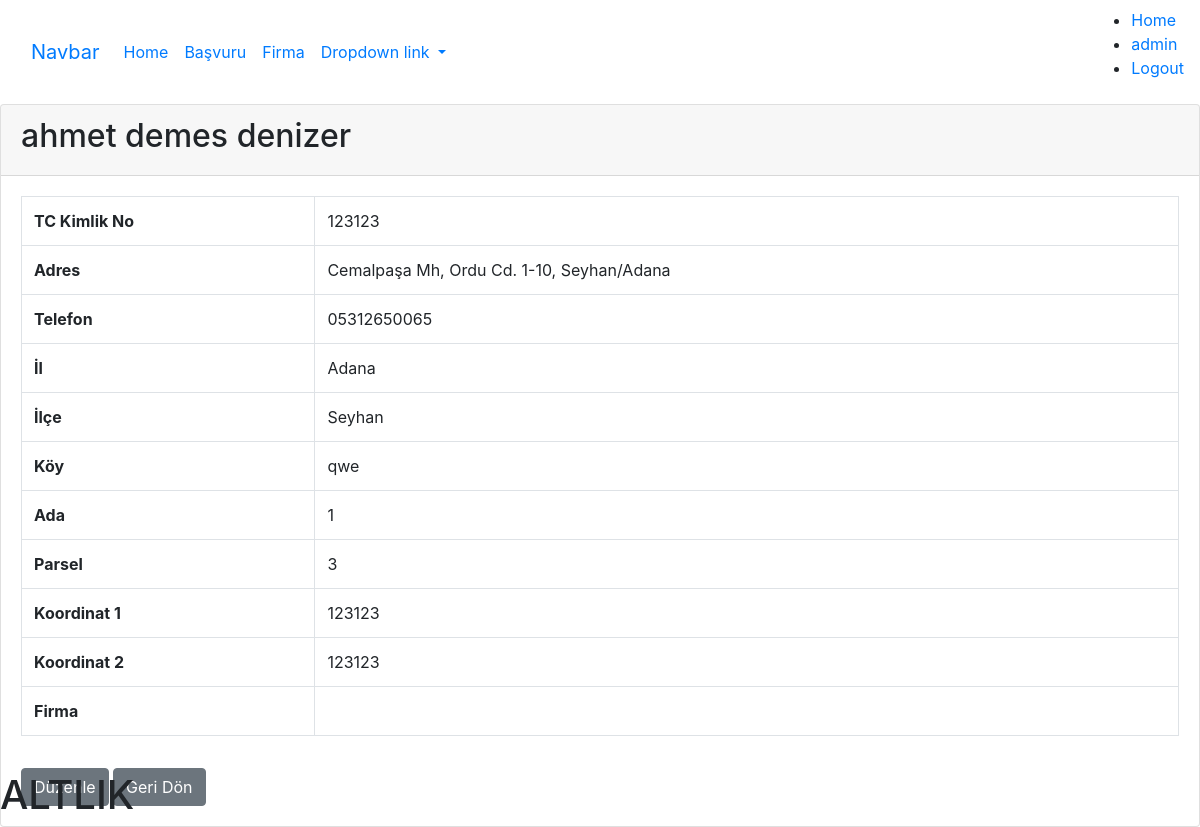
Page /sahis/1/ (signed in) on the committed database.
### users/models.py (models this page shows)
class CustomUser(AbstractUser):
    objects = CustomUserManager()
    is_premium = models.BooleanField(default=False)

### sahis/models.py (models this page shows, shortened)
class Sahis(models.Model):
    tc_kimlik_no = models.CharField(max_length=11, unique=True)
    adres = models.CharField(max_length=255)
    isim = models.CharField(max_length=100)
    telefon = models.CharField(max_length=15)
    il = models.CharField(max_length=50)
    ilce = models.CharField(max_length=50)
    koy = models.CharField(max_length=50)
    ada = models.CharField(max_length=50)
    parsel = models.CharField(max_length=50)
    koordinat1 = models.CharField(max_length=50)
    koordinat2 = models.CharField(max_length=50)
    firma=models.ForeignKey(Firma, null=True,blank=True,on_delete=models.SET_NULL)
    user = models.ForeignKey(CustomUser, on_delete=models.CASCADE,null=True,blank=True,)

### sahis/views.py (the view)
# urls.py: path('<int:pk>/', sahis_detail, name='sahis_detail'),
@login_required
def sahis_detail(request, pk):
    sahis = get_object_or_404(Sahis, pk=pk)
    return render(request, 'sahis/sahis_detail.html', {'sahis': sahis})

### wells_map/templates/sahis/sahis_detail.html
{% extends 'base.html'%}
{% block body %}
<div class="card">
    <div class="card-header">
        <h2>{{ sahis.isim }}</h2>
    </div>
    <div class="card-body">
        <table class="table table-bordered">
            <tr>
                <th>TC Kimlik No</th>
                <td>{{ sahis.tc_kimlik_no }}</td>
            </tr>
            <tr>
                <th>Adres</th>
                <td>{{ sahis.adres }}</td>
            </tr>
            <tr>
                <th>Telefon</th>
                <td>{{ sahis.telefon }}</td>
            </tr>
            <tr>
                <th>İl</th>
                <td>{{ sahis.il }}</td>
            </tr>
            <tr>
                <th>İlçe</th>
                <td>{{ sahis.ilce }}</td>
            </tr>
            <tr>
                <th>Köy</th>
                <td>{{ sahis.koy }}</td>
            </tr>
            <tr>
                <th>Ada</th>
                <td>{{ sahis.ada }}</td>
            </tr>
            <tr>
                <th>Parsel</th>
                <td>{{ sahis.parsel }}</td>
            </tr>
            <tr>
                <th>Koordinat 1</th>
                <td>{{ sahis.koordinat1 }}</td>
            </tr>
            <tr>
                <th>Koordinat 2</th>
                <td>{{ sahis.koordinat2 }}</td>
            </tr>
            <tr>
                <th>Firma</th>
                <td>{{ sahis.firma.isim }}</td>
            </tr>
        </table>
        <a href="{% url 'sahis_update' sahis.pk %}" class="btn btn-secondary mt-3">Düzenle</a>
        <a href="{% url 'sahis_list' %}" class="btn btn-secondary mt-3">Geri Dön</a>
    </div>
</div>
{% endblock %}

### wells_map/templates/base.html (shortened to what this page needs)
{% load static %}
<!DOCTYPE html>
<html lang="en">
<head>
   <link rel="stylesheet" href="https://stackpath.bootstrapcdn.com/bootstrap/4.5.2/css/bootstrap.min.css">
   <link rel="stylesheet" href="https://cdn.datatables.net/1.10.21/css/dataTables.bootstrap4.min.css">
   <link rel="stylesheet" href="https://unpkg.com/leaflet@1.7.1/dist/leaflet.css" />
   <link rel="stylesheet" href="{% static 'css/all.min.css' %}" />
   <link rel="stylesheet" href="{% static 'css/leaflet-sidebar.min.css' %}">
</head>
<body>
    {% include 'navbar/header.html' %}
   {% block body %}{% endblock %}
   {% include 'navbar/footer.html'%}
</body>
</html>

### wells_map/templates/navbar/header.html (shortened to what this page needs)
<nav class="navbar navbar-expand-lg bg-body-tertiary navbar-nav-scroll" style="--bs-scroll-height: 150px;">
  <div class="container-fluid">
    <a class="navbar-brand" href="#">Navbar</a>
    <div class="collapse navbar-collapse" id="navbarNavDropdown">
      <ul class="navbar-nav >
        <li class=" nav-item">
        <a class="nav-link active" aria-current="page" href="#">Home</a>
        <li class="nav-item">
          <a class="nav-link" href="/sahis">Başvuru</a>
        </li>
        <li class="nav-item">
          <a class="nav-link" href="/firma">Firma</a>
        </li>
        <li class="nav-item dropdown">
          <a class="nav-link dropdown-toggle" href="#" role="button" data-bs-toggle="dropdown" aria-expanded="false">
            Dropdown link
          </a>
        </li>
      </ul>
    </div>
  </div>
  <ul>
    <li><a href="{% url '/georaster' %}">Home</a></li>
    {% if user.is_authenticated %}
        <li><a href="{% url 'profile' %}">{{ user.username }}</a></li>
        <li><a href="{% url 'logout' %}">Logout</a></li>
    {% else %}
        <li><a href="{% url 'login' %}">Login</a></li>
        <li><a href="{% url 'register' %}">Register</a></li>
    {% endif %}
</ul>
</nav>

### wells_map/templates/navbar/footer.html
<div class="position-fixed fixed-bottom">
    <footer>
        <h1>ALTLIK</h1>
    </footer>
</div>

### rows in the picture
CustomUser: username "admin"
Sahis: isim "ahmet demes denizer", tc_kimlik_no "123123", adres "Cemalpaşa Mh, Ordu Cd. 1-10, Seyhan/Adana", telefon "05312650065", il "Adana", ilce "Seyhan", koy "qwe", ada "1", parsel "3", koordinat1 "123123", koordinat2 "123123"
